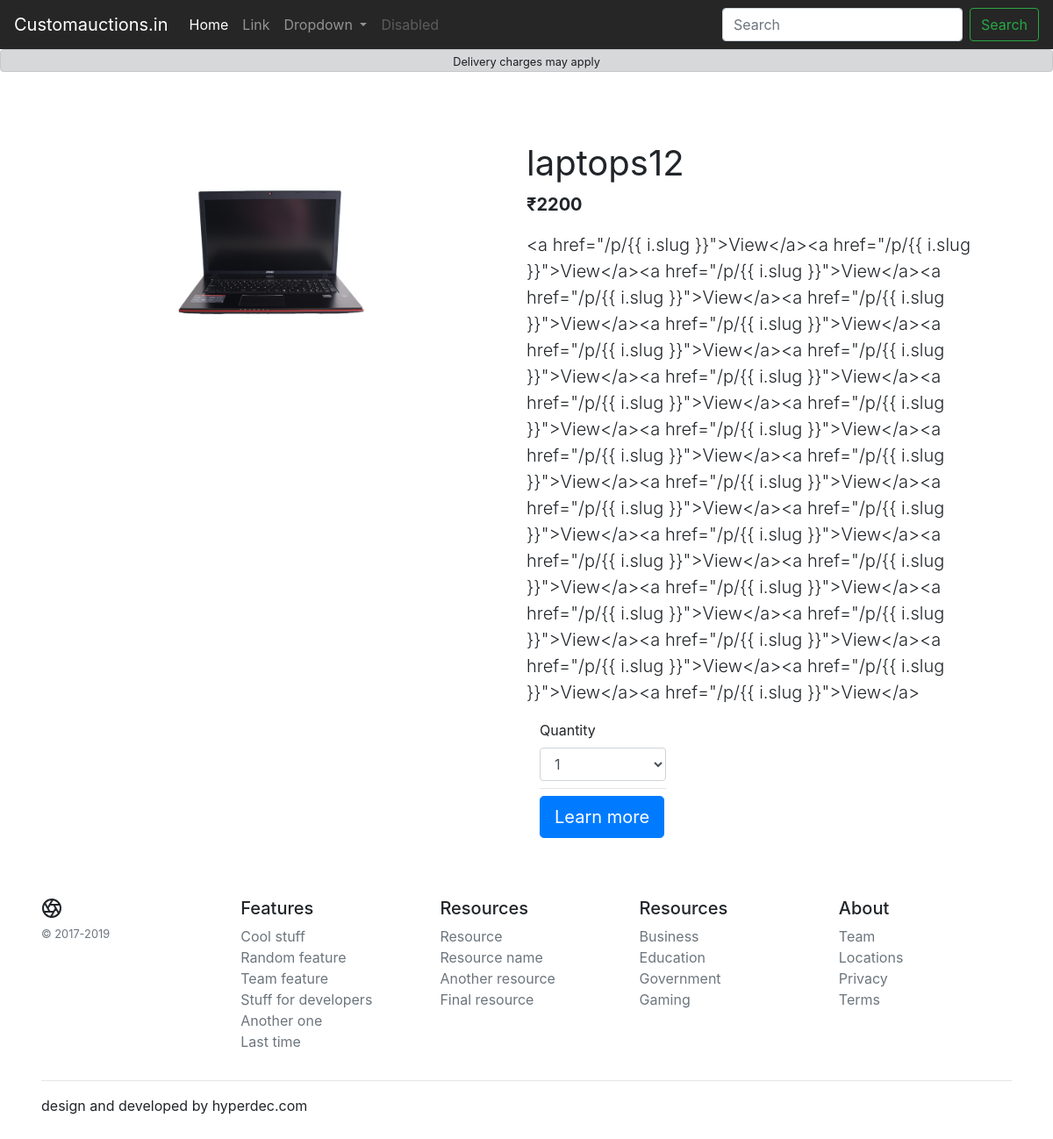
/d/laptops12, run on the app's committed database.
### product/models.py (models this page shows, shortened)
class Products(models.Model):
    title           =models.CharField(max_length=120)
    description     =models.TextField(max_length=1200)
    image           =models.ImageField(upload_to="product_image")
    category        =models.ForeignKey(Category,on_delete=models.CASCADE)
    real_price      =models.IntegerField()
    dicount_price   =models.IntegerField()
    slug = models.SlugField(max_length=100, blank=True, null=True)
    publish     =models.BooleanField(default=True)

### product/views.py (the view)
# urls.py: path('d/<slug:slug>', product_detail.as_view(),name="prod-det"),
class product_detail(DetailView):
    model = Products
    template_name = 'product_detail.html'

### templates/product_detail.html (shortened to what this page needs)
{% extends "base.html" %}
{% block body %}
<div class="alert alert-dark text-center p-0" role="alert">
    <small >Delivery charges may apply</small>
</div>
<div class="jumbotron bg-white">
    <div class="row container " >
      <div class="col-12 col-md-6 text-center order-1">
        <img src="/media/{{ object.image }}" style="max-width: 250px;max-height: 250px">
      </div>
      <div class=" col-12 col-md-6 order-2">
          <h1 class="font-weight-normal">{{ object.title }}</h1>
          <p class="lead font-weight-bold"><span>₹</span>{{ object.real_price }}</p>
          <p class="lead">{{ object.description }}</p>
        <div class="form-group col-md-4">
          <label for="inputState">Quantity</label>
          <select id="inputState" class="form-control">
            <option>1</option>
          </select>
          <hr class="my-2">
          <a class="btn btn-primary btn-lg" href="" role="button">Learn more</a>
      </div>
    </div>
</div>
{% endblock%}

### data on the page
Products: image (picture), title "laptops12", real_price "2200", description "<a href=\"/p/{{ i.slug }}\">View</a><a href=\"/p/{{ i.slug }}\">View</a><a href=\"/p/{{ i.slug }}\">View</a><a href=\"/p/{{ i.slug }}\">View</a><a href=\"/p/{{ i.slug }}\">View</a><a href=\"/p/{{ i.slug }}\">View</a><a href=\"/p/{{ i.slug }}\">View</a><a href=\"/p/{{ i.slug }}\">View</a><a href=\"/p/{{ i.slug }}\">View</a><a href=\"/p/{{ i.slug }}\">View</a><a href=\"/p/{{ i.slug }}\">View</a><a href=\"/p/{{ i.slug }}\">View</a><a href=\"/p/{{ i.slug }}\">View</a><a href=\"/p/{{ i.slug }}\">View</a><a href=\"/p/{{ i.slug }}\">View</a><a href=\"/p/{{ i.slug }}\">View</a><a href=\"/p/{{ i.slug }}\">View</a><a href=\"/p/{{ i.slug }}\">View</a><a href=\"/p/{{ i.slug }}\">View</a><a href=\"/p/{{ i.slug }}\">View</a><a href=\"/p/{{…"
